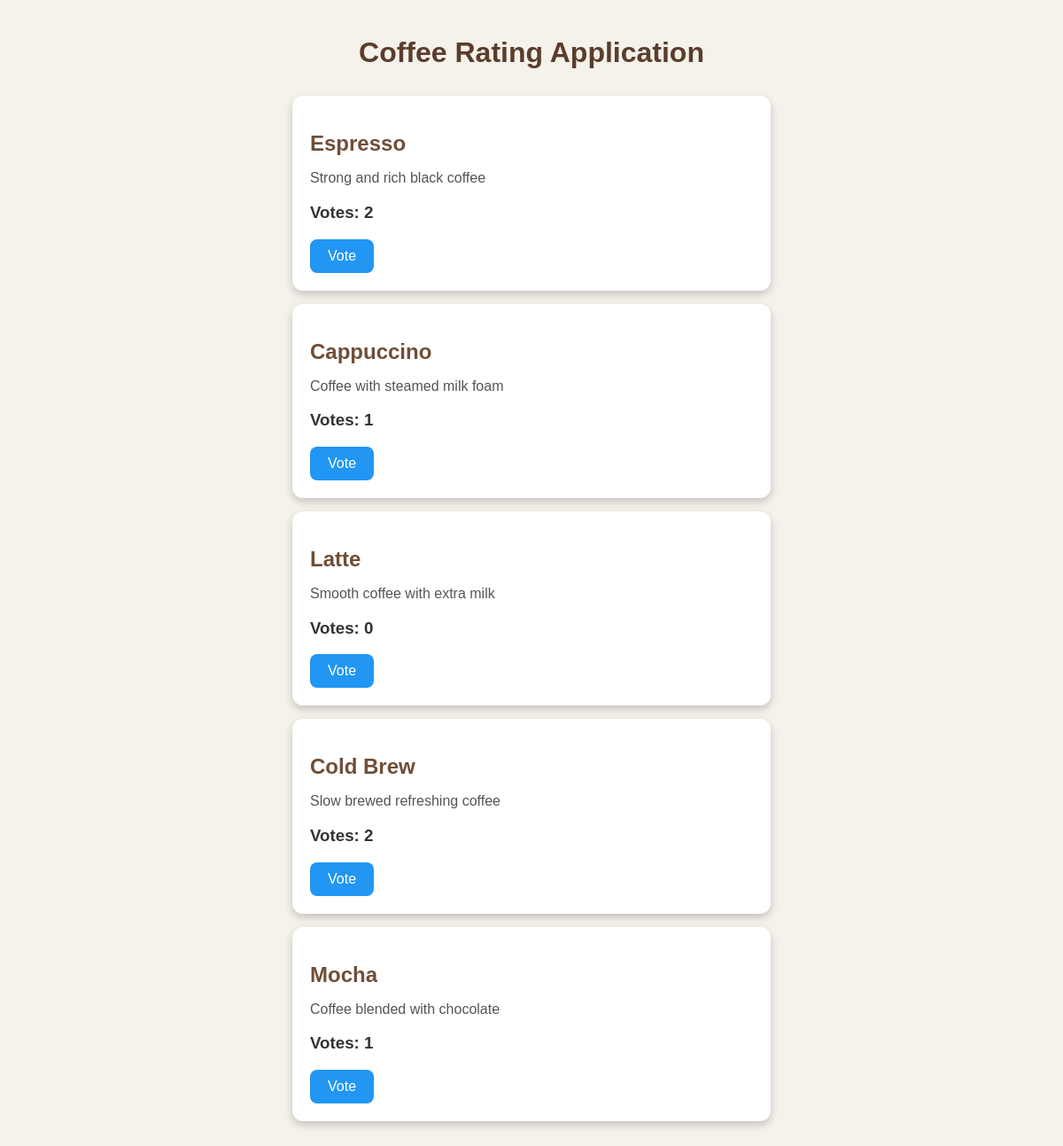
The page / on the database its author committed.
### tables this page shows
CREATE TABLE coffees (
        id INTEGER PRIMARY KEY AUTOINCREMENT,
        name TEXT NOT NULL,
        description TEXT NOT NULL,
        votes INTEGER DEFAULT 0
    );

### app.py (the view)
@app.route("/")
def home():
    conn = sqlite3.connect("coffee.db")
    cursor = conn.cursor()
    cursor.execute("SELECT * FROM coffees")
    coffees = cursor.fetchall()
    conn.close()
    return render_template("index.html", coffees=coffees)

### templates/index.html (shortened to what this page needs)
<!DOCTYPE html>
<html>
<head>
    <link rel="stylesheet" href="{{ url_for('static', filename='style.css') }}">
</head>
<body>
    <h1>Coffee Rating Application</h1>
    {% for coffee in coffees %}
    <div class="card">
        <h2>{{ coffee[1] }}</h2>
        <p>{{ coffee[2] }}</p>
        <h3>Votes: {{ coffee[3] }}</h3>
        <form action="/vote/{{ coffee[0] }}" method="POST">
        <button type="submit">Vote</button>
        </form>
    </div>
    {% endfor %}
</body>
</html>

### static/style.css (style rules this page uses)
body { font-family: Arial, sans-serif; background: #f5f1eb; margin: 0; padding: 20px; }
h1 { text-align: center; color: #5a3d2b; margin-bottom: 30px; }
.card { width: 500px; margin: 15px auto; background: white; padding: 20px; border-radius: 12px; box-shadow: 0px 4px 10px rgba(0,0,0,0.2); }
.card h2 { color: #6f4e37; margin-bottom: 10px; }
.card p { color: #555; }
.card h3 { color: #333; }
button { background: #2196F3; color: white; border: none; padding: 10px 20px; border-radius: 8px; cursor: pointer; font-size: 16px; }

### rows shown on the page
coffees: name "Espresso", description "Strong and rich black coffee", votes "2"
coffees: name "Cappuccino", description "Coffee with steamed milk foam", votes "1"
coffees: name "Latte", description "Smooth coffee with extra milk", votes "0"
coffees: name "Cold Brew", description "Slow brewed refreshing coffee", votes "2"
coffees: name "Mocha", description "Coffee blended with chocolate", votes "1"
